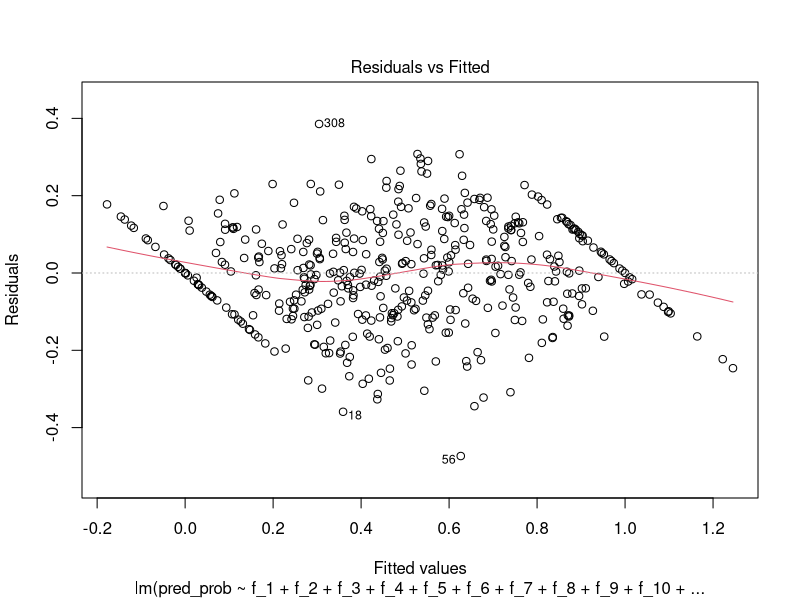
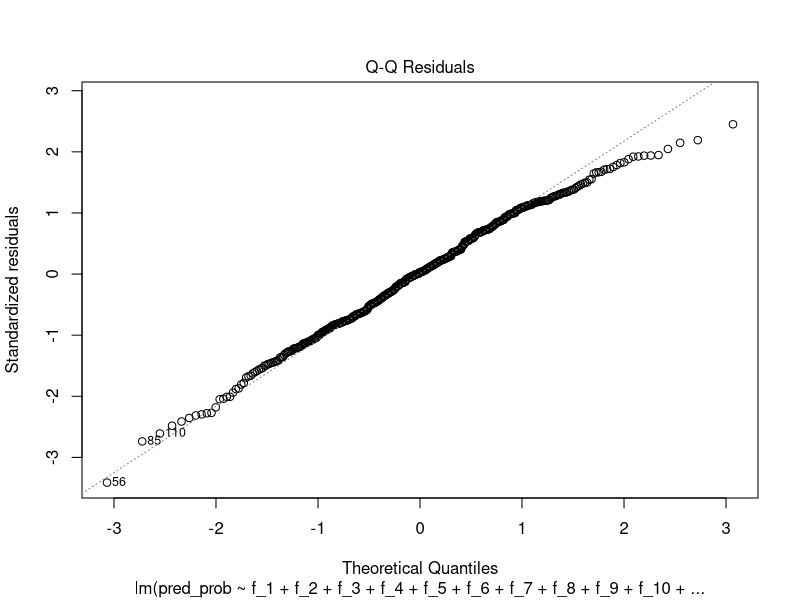
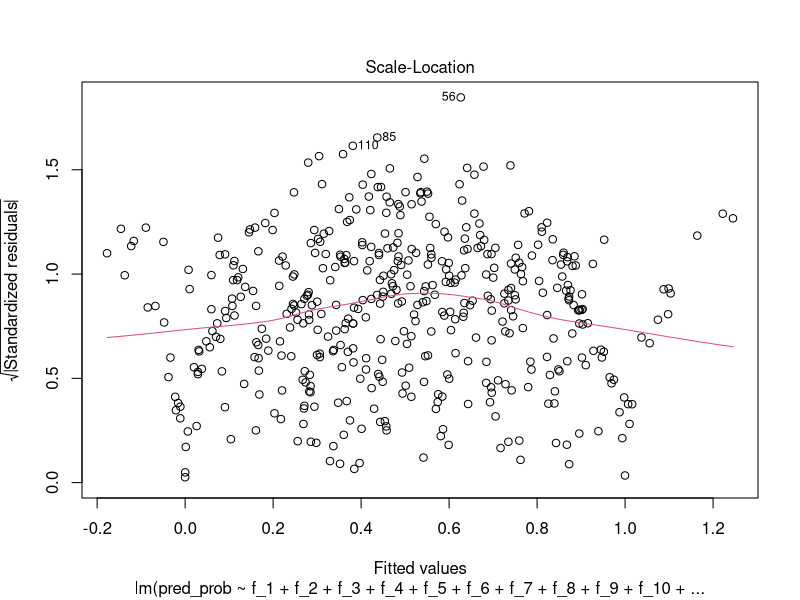
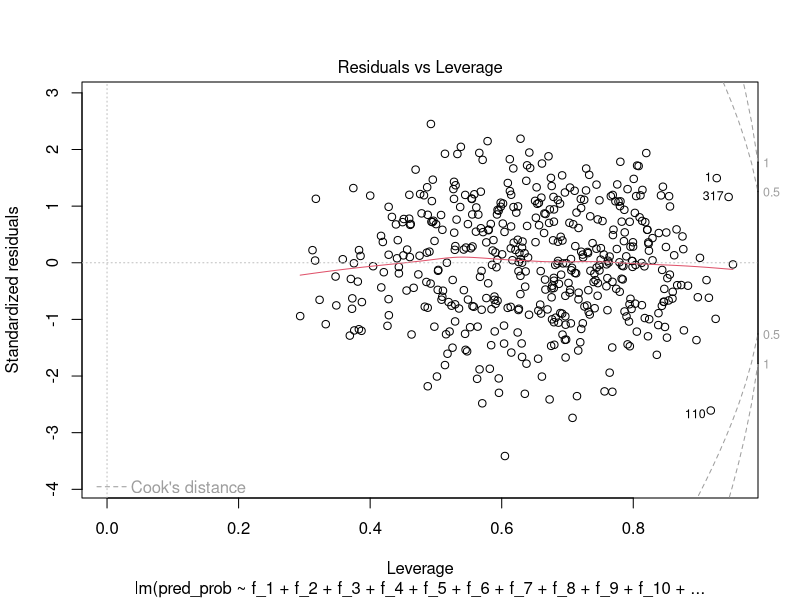
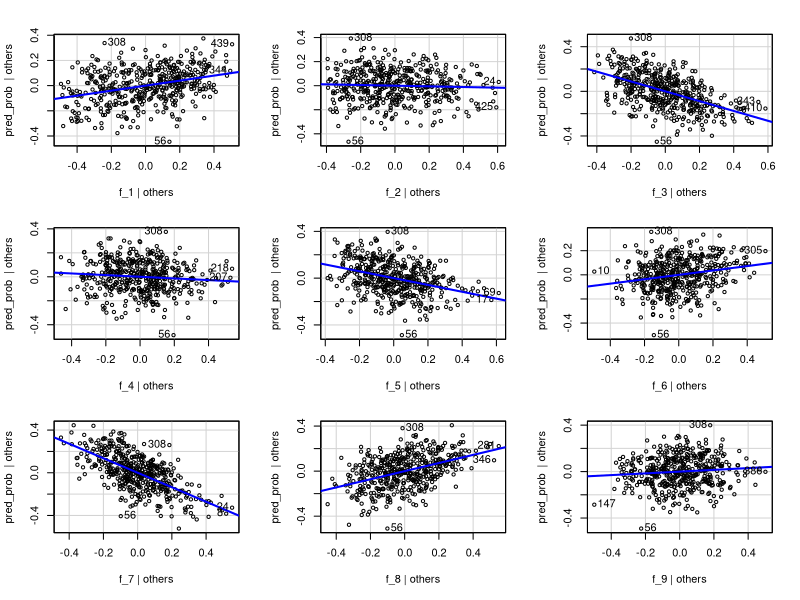
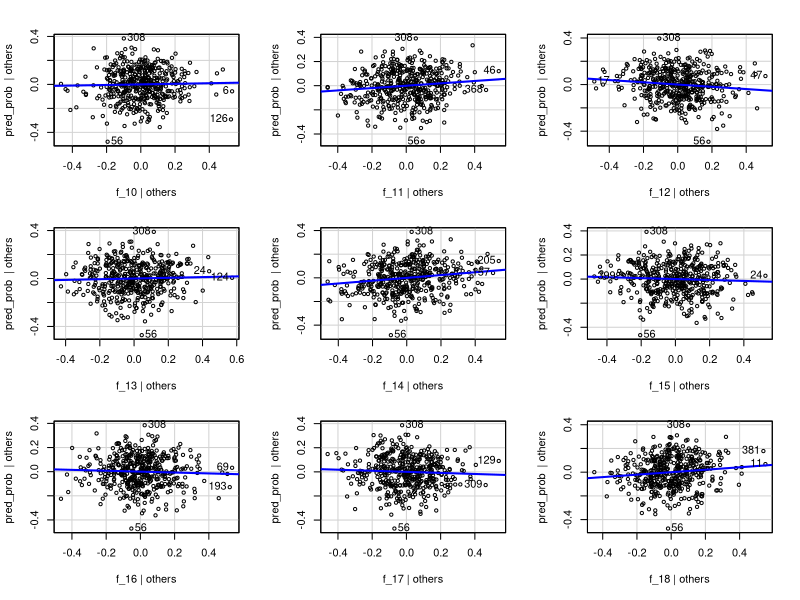
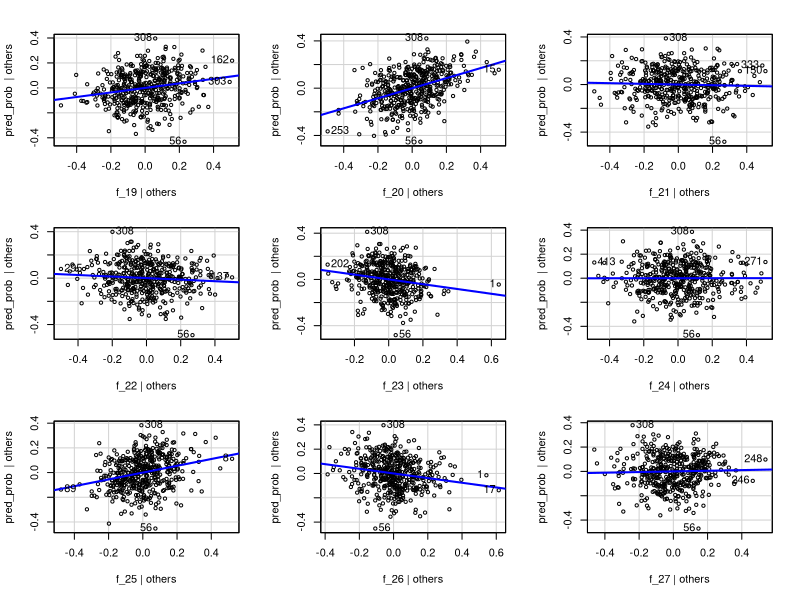
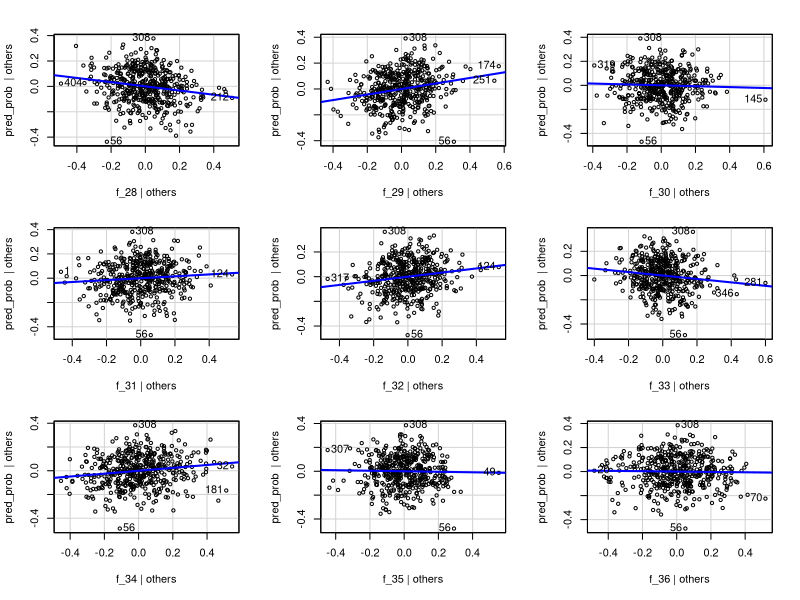

R code for these plots, in order: (Note: this script raises an error after producing the figures.)
## ---- chunk 1
knitr::opts_chunk$set(echo = TRUE)
## ---- chunk 2
# Load the required libraries
library(tidyverse)
library(caret)
library(MASS)
library(car)


## ---- chunk 3
# Load the dataset
data <- read.csv("pca_data_300_d7.csv")  # Update with the actual CSV file name

# Display the structure of the loaded data
str(data)

## ---- chunk 4
# Load the dplyr package for data manipulation
library(dplyr)

# Normalize each feature to the range [0, 1]
normalized_data <- data %>%
  mutate(across(starts_with("f"), ~ (.-min(.)) / (max(.) - min(.))))

# Display the first few rows of the normalized data
head(normalized_data)


## ---- chunk 5
col_name <- NULL;
for (i in 1:400) {
  
  col_name <-  paste0(col_name,"f_", i,"+")
  #data[, col_name] <- boxcox(data[, paste0("Feature_", i)], lambda = NULL)$x
}
cat(col_name)
## ---- chunk 6
model_2  = lm(pred_prob ~ f_1+f_2+f_3+f_4+f_5+f_6+f_7+f_8+f_9+f_10+f_11+f_12+f_13+f_14+f_15+f_16+f_17+f_18+f_19+f_20+f_21+f_22+f_23+f_24+f_25+f_26+f_27+f_28+f_29+f_30+f_31+f_32+f_33+f_34+f_35+f_36+f_37+f_38+f_39+f_40+f_41+f_42+f_43+f_44+f_45+f_46+f_47+f_48+f_49+f_50+f_51+f_52+f_53+f_54+f_55+f_56+f_57+f_58+f_59+f_60+f_61+f_62+f_63+f_64+f_65+f_66+f_67+f_68+f_69+f_70+f_71+f_72+f_73+f_74+f_75+f_76+f_77+f_78+f_79+f_80+f_81+f_82+f_83+f_84+f_85+f_86+f_87+f_88+f_89+f_90+f_91+f_92+f_93+f_94+f_95+f_96+f_97+f_98+f_99+f_100+f_101+f_102+f_103+f_104+f_105+f_106+f_107+f_108+f_109+f_110+f_111+f_112+f_113+f_114+f_115+f_116+f_117+f_118+f_119+f_120+f_121+f_122+f_123+f_124+f_125+f_126+f_127+f_128+f_129+f_130+f_131+f_132+f_133+f_134+f_135+f_136+f_137+f_138+f_139+f_140+f_141+f_142+f_143+f_144+f_145+f_146+f_147+f_148+f_149+f_150+f_151+f_152+f_153+f_154+f_155+f_156+f_157+f_158+f_159+f_160+f_161+f_162+f_163+f_164+f_165+f_166+f_167+f_168+f_169+f_170+f_171+f_172+f_173+f_174+f_175+f_176+f_177+f_178+f_179+f_180+f_181+f_182+f_183+f_184+f_185+f_186+f_187+f_188+f_189+f_190+f_191+f_192+f_193+f_194+f_195+f_196+f_197+f_198+f_199+f_200+f_201+f_202+f_203+f_204+f_205+f_206+f_207+f_208+f_209+f_210+f_211+f_212+f_213+f_214+f_215+f_216+f_217+f_218+f_219+f_220+f_221+f_222+f_223+f_224+f_225+f_226+f_227+f_228+f_229+f_230+f_231+f_232+f_233+f_234+f_235+f_236+f_237+f_238+f_239+f_240+f_241+f_242+f_243+f_244+f_245+f_246+f_247+f_248+f_249+f_250+f_251+f_252+f_253+f_254+f_255+f_256+f_257+f_258+f_259+f_260+f_261+f_262+f_263+f_264+f_265+f_266+f_267+f_268+f_269+f_270+f_271+f_272+f_273+f_274+f_275+f_276+f_277+f_278+f_279+f_280+f_281+f_282+f_283+f_284+f_285+f_286+f_287+f_288+f_289+f_290+f_291+f_292+f_293+f_294+f_295+f_296+f_297+f_298+f_299+f_300, data = normalized_data)
summary(model_2)
## ---- chunk 7

plot(model_2)
## ---- chunk 8

residuals <- residuals(model_2)

# Create the AV plot
avPlots(model_2)

# Create the CR plot
crPlots(model_2)

## ---- chunk 9
# Apply Box-Cox transformation to the target variable (response) if needed
# For example, if you have a response variable named 'y', you can transform it like this:
# data$y_transformed <- boxcox(data$y, lambda = NULL)
# Uncomment and modify the above line based on your data

# Apply Box-Cox transformation to the features
# Assuming the transformed features are named 'Feature_1_transformed', ..., 'Feature_10_transformed'

boxcox(data[, paste0("Feature_1")], lambda = NULL)
for (i in 1:10) {
  boxcox(data[, paste0("Feature_", i)], lambda = NULL)
  #col_name <- paste0("Feature_", i, "_transformed")
  #data[, col_name] <- boxcox(data[, paste0("Feature_", i)], lambda = NULL)$x
}

# Define the list of transformed feature names
transformed_feature_names <- paste0("Feature_", 1:10, "_transformed")  # Adjust the range as needed

# Construct the formula for MLR
formula <- reformulate(transformed_feature_names, response = "y")

# Perform Multiple Linear Regression (MLR) using the transformed features
model <- lm(formula, data = data)

# Display the summary of the MLR model
summary(model)


## ---- chunk 10
model3  = lm(pred_prob ~ f_1+f_2+f_3+f_4+f_5+f_6+f_7+f_8+f_9+f_10+f_11+f_12+f_13+f_14+f_15+f_16+f_17+f_18+f_19+f_20+f_21+f_22+f_23+f_24+f_25+f_26+f_27+f_28+f_29+f_30+f_31+f_32+f_33+f_34+f_35+f_36+f_37+f_38+f_39+f_40+f_41+f_42+f_43+f_44+f_45+f_46+f_47+f_48+f_49+f_50+f_51+f_52+f_53+f_54+f_55+f_56+f_57+f_58+f_59+f_60+f_61+f_62+f_63+f_64+f_65, data = normalized_data)
summary(model3)
## ---- chunk 11
model4  = lm(pred_prob ~ f_250+f_251+f_252+f_253+f_254+f_255+f_256+f_257+f_258+f_259+f_260+f_261+f_262+f_263+f_264+f_265+f_266+f_267+f_268+f_269+f_270+f_271+f_272+f_273+f_274+f_275+f_276+f_277+f_278+f_279+f_280+f_281+f_282+f_283+f_284+f_285+f_286+f_287+f_288+f_289+f_290+f_291+f_292+f_293+f_294+f_295+f_296+f_297+f_298+f_299+f_300+f_301+f_302+f_303+f_304+f_305+f_306+f_307+f_308+f_309+f_310+f_311+f_312+f_313+f_314+f_315+f_316+f_317+f_318+f_319+f_320+f_321+f_322+f_323+f_324+f_325+f_326+f_327+f_328+f_329+f_330+f_331+f_332+f_333+f_334+f_335+f_336+f_337+f_338+f_339+f_340+f_341+f_342+f_343+f_344+f_345+f_346+f_347+f_348+f_349+f_350, data = normalized_data)
summary(model4)
